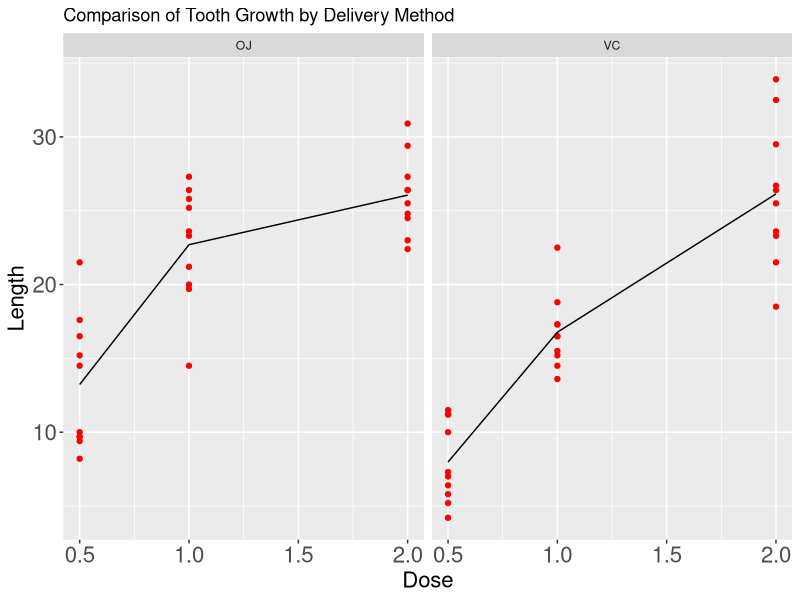
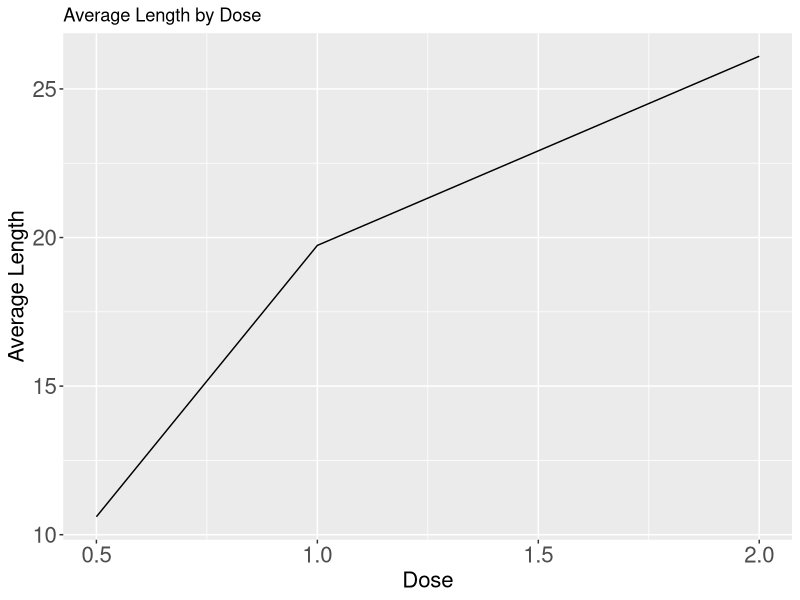

These charts were generated, in order, by the following R code:
## ---- chunk 1
knitr::opts_chunk$set(echo = TRUE)
## ---- chunk 2
  library(R.utils)
  library(data.table)
  library(dplyr)
  library(lubridate)
  library(ggplot2)
  library(datasets)
  options(scipen=999)
## ---- chunk 3
data(ToothGrowth)
summary(ToothGrowth)
## ---- chunk 4
g<-ggplot(ToothGrowth, aes(dose, len))
g<-g+facet_grid(.~ supp)+geom_point(color="red")
g<-g+stat_summary(fun.y=mean, geom="line")
g<-g+labs(title="Comparison of Tooth Growth by Delivery Method", x="Dose", y="Length")
g<-g+theme(axis.text = element_text(size=16), axis.title = element_text(size=16))
g
## ---- chunk 5
tgSum<-summarise(group_by(ToothGrowth,dose), Avg_Len=mean(len))
g2<-ggplot(tgSum, aes(x=dose, y=Avg_Len))+geom_line()
g2<-g2+labs(title="Average Length by Dose", x="Dose", y="Average Length")
g2<-g2+theme(axis.text = element_text(size=16), axis.title = element_text(size=16))
g2

## ---- chunk 6
t.test(subset(ToothGrowth,supp=="VC")[,"len"],
       subset(ToothGrowth,supp=="OJ")[,"len"], 
       paried=FALSE, var.equal=FALSE)
## ---- chunk 7
t.test(subset(ToothGrowth,dose==0.5)[,"len"],
       subset(ToothGrowth,dose==1.0)[,"len"], 
       paried=FALSE, var.equal=FALSE)
## ---- chunk 8
t.test(subset(ToothGrowth,dose==1.0)[,"len"],
       subset(ToothGrowth,dose==2.0)[,"len"], 
       paried=FALSE, var.equal=FALSE)
